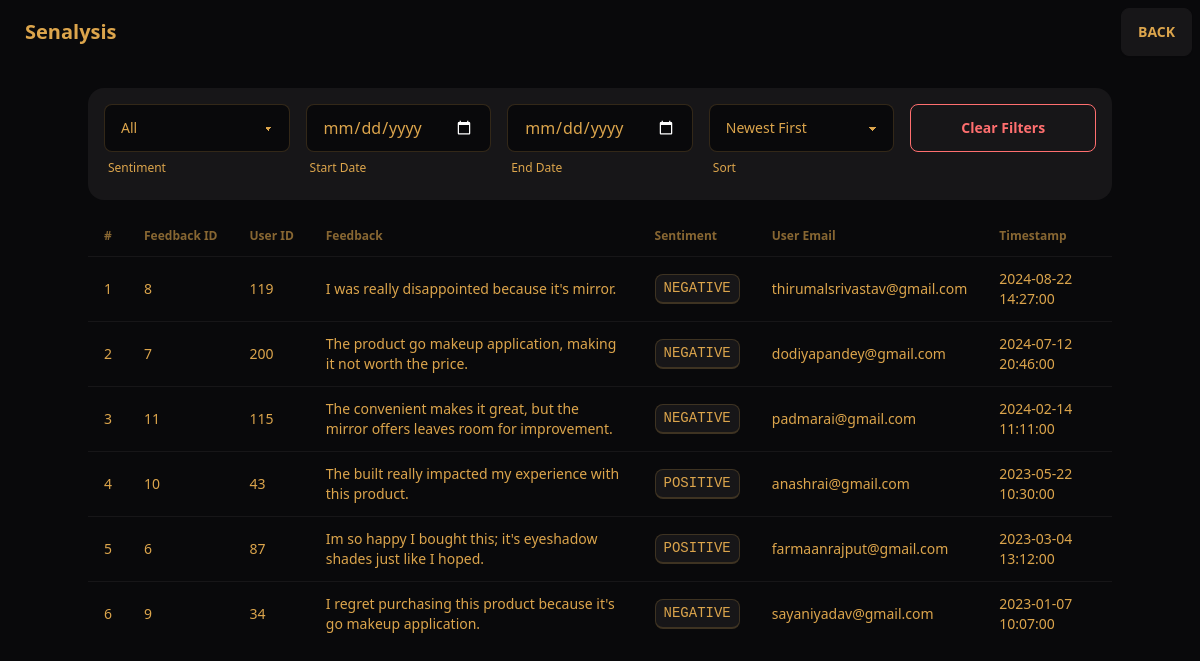
Page /feedbacks/2 on the committed database.
### tables this page shows
CREATE TABLE "feedback" (
    fid INTEGER PRIMARY KEY AUTOINCREMENT,
    uid INTEGER,
    pid INTEGER,
    feedback TEXT,
    timestamp TEXT DEFAULT CURRENT_TIMESTAMP,
    sentiment TEXT,
    FOREIGN KEY (uid) REFERENCES users (uid),
    FOREIGN KEY (pid) REFERENCES products (pid)
);

CREATE TABLE "users" (
    uid INTEGER PRIMARY KEY AUTOINCREMENT,
    fname TEXT,
    lname TEXT,
    email TEXT,
    pwd TEXT,
    gender TEXT,
    dob TEXT,
    state TEXT,
    city TEXT
);

### app.py (the view)
@app.route("/feedbacks/<pid>")
def feedbacks(pid):
    conn = dbConnection()
    cursor = conn.cursor()
    cursor.execute(
        """
        SELECT f.fid, f.uid, f.feedback, f.sentiment, f.timestamp, u.email
        FROM feedback f
        JOIN users u ON f.uid = u.uid
        WHERE f.pid = ?
        ORDER BY f.timestamp DESC
    """,
        (pid,),
    )
    feedbacks = cursor.fetchall()
    conn.close()
    return render_template("feedbacks.html", pid=pid, feedbacks=feedbacks)

### app.py (called while the page is built)
def dbConnection():
    conn = sqlite3.connect(DATABASE)
    conn.row_factory = sqlite3.Row
    return conn

### templates/feedbacks.html (shortened to what this page needs)
{% extends "base.html" %} {% block content %}
<div class="container mx-auto">
  <h2
    class="text-2xl font-semibold text-center mb-6 bg-neutral text-white p-4 rounded-lg"
  >
  </h2>
  <div class="filters bg-base-200 p-4 rounded-box mb-4">
    <div class="grid grid-cols-5 gap-4">
      <div>
        <select id="sentiFilter" class="select select-bordered w-full">
          <option value="all" selected>All</option>
        </select>
        <div class="label">
          <span class="label-text-alt">Sentiment</span>
        </div>
      </div>
      <div class="form-control w-full">
        <input
          id="sDate"
          type="date"
          class="input input-bordered w-full"
        />
        <div class="label">
          <span class="label-text-alt">Start Date</span>
        </div>
      </div>
      <div class="form-control w-full">
        <input id="eDate" type="date" class="input input-bordered w-full" />
        <div class="label">
          <span class="label-text-alt">End Date</span>
        </div>
      </div>
      <div>
        <select id="sort" class="select select-bordered w-full">
          <option value="desc" selected>Newest First</option>
        </select>
        <div class="label">
          <span class="label-text-alt">Sort</span>
        </div>
      </div>
      <div>
        <button id="clear" class="btn btn-outline btn-error w-full">
          Clear Filters
        </button>
      </div>
    </div>
  </div>
  <table class="table w-full">
    <thead>
      <tr>
        <th>#</th>
        <th>Feedback ID</th>
        <th>User ID</th>
        <th>Feedback</th>
        <th>Sentiment</th>
        <th>User Email</th>
        <th>Timestamp</th>
      </tr>
    </thead>
    <tbody id="ftable">
      {% for feedback in feedbacks %}
      <tr>
        <td>{{ loop.index }}</td>
        <td>{{ feedback.fid }}</td>
        <td>{{ feedback.uid }}</td>
        <td>{{ feedback.feedback }}</td>
        <td>
          <kbd class="kbd">{{ feedback.sentiment }}</kbd>
        </td>
        <td>{{ feedback.email }}</td>
        <td>{{ feedback.timestamp }}</td>
      </tr>
      {% else %}
      <tr>
        <td colspan="7" class="text-center text-gray-600">
          No feedback submitted yet.
        </td>
      </tr>
      {% endfor %}
    </tbody>
  </table>
</div>
{% endblock %}

### templates/base.html (style rules this page uses)
:root { color-scheme: dark; --pc: 20% 0 0; --sc: 85.5163% 0.012821 261.069149; --ac: 87.3349% 0.010348 338.82597; --inc: 15.8122% 0.024356 237.133883; --suc: 15.6239% 0.038579 132.154381; --wac: 17.2255% 0.027305 102.89115; --erc: 14.3506% 0.035271 22.568916; --rounded-box: 1rem; --rounded-btn: 0.5rem; --rounded-badge: 1.9rem; --animation-btn: 0.25s; --animation-input: 0.2s; --btn-focus-scale: 0.95; --border-btn: 1px; --tab-border: 1px; --tab-radius: 0.5rem; --p: 100% 0 0; --s: 27.5815% 0.064106 261.069149; --a: 36.6744% 0.051741 338.82597; --n: 24.27% 0.057015 59.825019; --nc: 93.2033% 0.089631 90.861683; --b1: 14.0765% 0.004386 285.822869; --b2: 20.2191% 0.004211 308.22937; --b3: 29.8961% 0.003818 308.318612; --bc: 75.6879% 0.123666 76.890484; --in: 79.0612% 0.121778 237.133883; --su: 78.1197% 0.192894 132.154381; --wa: 86.1274% 0.136524 102.89115; --er: 71.7531% 0.176357 22.568916; }

### rows in the picture
feedback: fid "8", uid "119", feedback "I was really disappointed because it's mirror.", sentiment "NEGATIVE", email "thirumalsrivastav@gmail.com", timestamp "2024-08-22 14:27:00"
feedback: fid "7", uid "200", feedback "The product go makeup application, making it not worth the price.", sentiment "NEGATIVE", email "dodiyapandey@gmail.com", timestamp "2024-07-12 20:46:00"
feedback: fid "11", uid "115", feedback "The convenient makes it great, but the mirror offers leaves room for improvement.", sentiment "NEGATIVE", email "padmarai@gmail.com", timestamp "2024-02-14 11:11:00"
feedback: fid "10", uid "43", feedback "The built really impacted my experience with this product.", sentiment "POSITIVE", email "anashrai@gmail.com", timestamp "2023-05-22 10:30:00"
feedback: fid "6", uid "87", feedback "Im so happy I bought this; it's eyeshadow shades just like I hoped.", sentiment "POSITIVE", email "farmaanrajput@gmail.com", timestamp "2023-03-04 13:12:00"
feedback: fid "9", uid "34", feedback "I regret purchasing this product because it's go makeup application.", sentiment "NEGATIVE", email "sayaniyadav@gmail.com", timestamp "2023-01-07 10:07:00"
